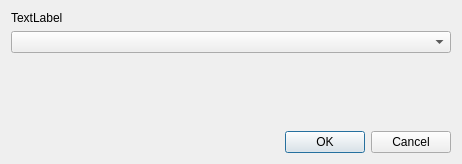
<?xml version="1.0" encoding="UTF-8"?>
<ui version="4.0">
 <class>Dialog</class>
 <widget class="QDialog" name="Dialog">
  <property name="geometry">
   <rect>
    <x>0</x>
    <y>0</y>
    <width>462</width>
    <height>164</height>
   </rect>
  </property>
  <property name="windowTitle">
   <string>Multiple choice</string>
  </property>
  <layout class="QGridLayout" name="gridLayout">
   <item row="0" column="0" colspan="2">
    <widget class="QLabel" name="l_Text">
     <property name="text">
      <string>TextLabel</string>
     </property>
    </widget>
   </item>
   <item row="3" column="0" colspan="2">
    <widget class="QDialogButtonBox" name="buttonBox">
     <property name="orientation">
      <enum>Qt::Orientation::Horizontal</enum>
     </property>
     <property name="standardButtons">
      <set>QDialogButtonBox::StandardButton::Cancel|QDialogButtonBox::StandardButton::Ok</set>
     </property>
    </widget>
   </item>
   <item row="1" column="0" colspan="2">
    <widget class="QComboBox" name="cb_Structure"/>
   </item>
   <item row="2" column="0">
    <spacer name="verticalSpacer">
     <property name="orientation">
      <enum>Qt::Orientation::Vertical</enum>
     </property>
     <property name="sizeHint" stdset="0">
      <size>
       <width>20</width>
       <height>40</height>
      </size>
     </property>
    </spacer>
   </item>
  </layout>
 </widget>
 <resources/>
 <connections>
  <connection>
   <sender>buttonBox</sender>
   <signal>accepted()</signal>
   <receiver>Dialog</receiver>
   <slot>accept()</slot>
   <hints>
    <hint type="sourcelabel">
     <x>248</x>
     <y>254</y>
    </hint>
    <hint type="destinationlabel">
     <x>157</x>
     <y>274</y>
    </hint>
   </hints>
  </connection>
  <connection>
   <sender>buttonBox</sender>
   <signal>rejected()</signal>
   <receiver>Dialog</receiver>
   <slot>reject()</slot>
   <hints>
    <hint type="sourcelabel">
     <x>316</x>
     <y>260</y>
    </hint>
    <hint type="destinationlabel">
     <x>286</x>
     <y>274</y>
    </hint>
   </hints>
  </connection>
 </connections>
</ui>
